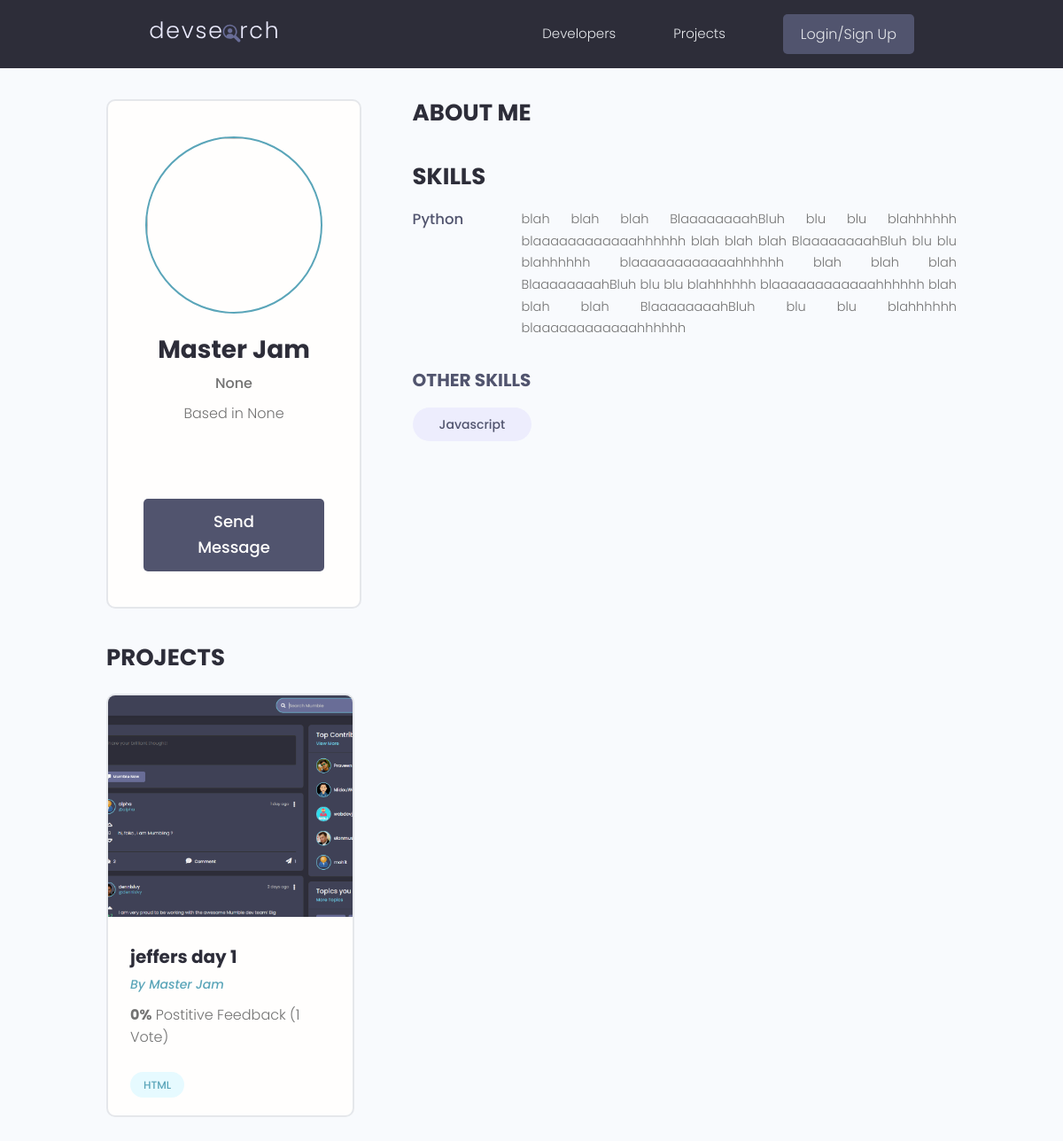
/profile/2295dba3-5f14-4052-87d4-fde8d8b0748f/, run on the app's committed database.
### users/models.py (models this page shows, shortened)
class Profile(models.Model):
    user = models.OneToOneField(User, on_delete=models.CASCADE, null=True, blank=True)
    name = models.CharField(max_length=200, blank=True, null=True)
    username = models.CharField(max_length=200, blank=True, null=True)
    location = models.CharField(max_length=200, blank=True, null=True)
    email = models.EmailField(max_length=500, blank=True, null=True)
    short_intro = models.CharField(max_length=200, blank=True, null=True)
    bio = models.TextField(blank=True, null=True)
    profile_image = models.ImageField(
        null=True,
        blank=True,
        upload_to="profiles/",
        default="profiles/user-default.png",
    )
    social_github = models.CharField(max_length=200, blank=True, null=True)
    social_twitter = models.CharField(max_length=200, blank=True, null=True)
    social_linkedin = models.CharField(max_length=200, blank=True, null=True)
    social_youtube = models.CharField(max_length=200, blank=True, null=True)
    social_website = models.CharField(max_length=200, blank=True, null=True)
    created = models.DateTimeField(auto_now_add=True)
    id = models.UUIDField(
        default=uuid.uuid4, unique=True, primary_key=True, editable=False
    )
    @property
    def imageURL(self):
        try:
            url = self.profile_image.url
        except:
            url = ""
        return url

class Skill(models.Model):
    owner = models.ForeignKey(Profile, on_delete=models.CASCADE, null=True, blank=True)
    name = models.CharField(max_length=200, blank=True, null=True)
    description = models.TextField(blank=True, null=True)
    created = models.DateTimeField(auto_now_add=True)
    id = models.UUIDField(
        default=uuid.uuid4, unique=True, primary_key=True, editable=False
    )
    def __str__(self) -> str:
        return str(self.name)

### projects/models.py (models this page shows, shortened)
class Project(models.Model):
    owner = models.ForeignKey(Profile, null=True, blank=True, on_delete=models.CASCADE)
    title = models.CharField(max_length=200)
    description = models.TextField(null=True, blank=True)
    featured_image = models.ImageField(null=True, blank=True, default="default.jpg")
    demo_link = models.CharField(max_length=2000, null=True, blank=True)
    source_link = models.CharField(max_length=2000, null=True, blank=True)
    tags = models.ManyToManyField("Tag", blank=True)
    vote_total = models.IntegerField(default=0, null=True, blank=True)
    vote_ratio = models.IntegerField(default=0, null=True, blank=True)
    created = models.DateTimeField(auto_now_add=True)
    id = models.UUIDField(
        default=uuid.uuid4, unique=True, primary_key=True, editable=False
    )
    class Meta:
        ordering = [
            "title",
            "-created",  # -vote_ratio", "-vote_total"
        ]
    @property
    def imageURL(self):
        try:
            url = self.featured_image.url
        except:
            url = ""
        return url

class Tag(models.Model):
    name = models.CharField(max_length=200)
    created = models.DateTimeField(auto_now_add=True)
    id = models.UUIDField(
        default=uuid.uuid4, unique=True, primary_key=True, editable=False
    )
    def __str__(self) -> str:
        return self.name

### users/views.py (the view)
# urls.py: path("profile/<str:pk>/", views.userProfile, name="userProfile"),
def userProfile(requests, pk):
    profileObj = Profile.objects.get(id=pk)
    context = {
        "profile": profileObj,
    }
    return render(requests, "users/user-profile.html", context)

### users/templates/users/user-profile.html (shortened to what this page needs)
{% extends 'main.html' %}
{% block content %}
<main class="profile my-md">
    <div class="container">
        <div class="layout">
            <div class="column column--1of3">
                <div class="card text-center">
                    <div class="card__body dev">
                        <img class="avatar avatar--xl" src="{{profile.imageURL}}" />
                        <h2 class="dev__name">{{profile.name}}</h2>
                        <p class="dev__title">{{profile.short_intro}}</p>
                        <p class="dev__location">Based in {{profile.location}}</p>
                        <ul class="dev__social">
                        </ul>
                        <a href="{% url 'createMessage' profile.id%}" class="btn btn--sub btn--lg">Send Message </a>
                    </div>
                </div>
            </div>
            <div class="column column--2of3">
                <div class="devInfo">
                    <h3 class="devInfo__title">About Me</h3>
                </div>
                <div class="devInfo">
                    <h3 class="devInfo__title">Skills</h3>
                    <div class="devInfo__skills">
                        {% for skill in profile.skill_set.all %}
                        {% if skill.description %}
                        <div class="devSkill">
                            <h4 class="devSkill__title">{{skill}}</h4>
                            <p class="devSkill__info">
                                {{skill.description}}
                            </p>
                        </div>
                        {% endif %}
                        {% endfor %}
                        <h3 class="devInfo__subtitle">Other Skills</h3>
                        {% for skill in profile.skill_set.all %}
                        {% if skill.description == "" %}
                        <div class="devInfo__otherSkills">
                            <span class="tag tag--pill tag--sub tag--lg">
                                <small>{{ skill }}</small>
                            </span>
                            {% endif %}
                        </div>
                        {% endfor %}
                    </div>
                </div>
                <div class="devInfo">
                    <h3 class="devInfo__title">Projects</h3>
                    <div class="grid grid--two">
                        {% for project in profile.project_set.all %}
                        <div class="column">
                            <div class="card project">
                                <a href="{% url 'project' project.id %}" class="project">
                                    <img class="project__thumbnail" src="{{project.imageURL}}"
                                        alt="project thumbnail" />
                                    <div class="card__body">
                                        <h3 class="project__title">{{project.title}}</h3>
                                        <p><a class="project__author" href="{% url 'userProfile' project.owner.id %}">By {{project.owner.name}}</a>
                                        </p>
                                        <p class="project--rating">
                                            <span style="font-weight: bold;">{{project.vote_ratio}}%</span> Postitive
                                            Feedback ({{project.vote_total}} Vote{{project.vote_total|pluralize:"s"}})
                                        </p>
                                        <div class="project__tags">
                                            {% for tag in project.tags.all %}
                                            <span class="tag tag--pill tag--main">
                                                <small>{{tag}}</small>
                                            </span>
                                            {% endfor %}
                                        </div>
                                    </div>
                                </a>
                            </div>
                        </div>
                        {% endfor %}
                    </div>
                </div>
            </div>
        </div>
</main>
{% endblock %}

### static/styles/app.css (style rules this page uses)
:root { --color-sub: #2d2d39; }
.btn--sub { background-color: var(--color-sub-light); }
.card { border: 2px solid var(--color-light); }
img { width: 100%; }
.profile .card>.dev { padding: 4rem; }
.dev__name { color: var(--color-sub); font-size: 2.8rem; font-weight: 700; margin-top: 1rem; margin-bottom: 0.5rem; }
.dev__title { font-size: 1.6rem; font-weight: 500; line-height: 1.3; }
.dev__location { margin-top: 1rem; }
.dev__social { margin: 3rem 0; list-style: none; display: flex; justify-content: center; gap: 1.5rem; }
.devInfo { margin-bottom: 3rem; }
.devInfo__title, .devInfo__subtitle { font-size: 2.6rem; color: var(--color-sub); text-transform: uppercase; font-weight: 700; margin-bottom: 1.5rem; }
.devInfo__subtitle { font-size: 2rem; color: var(--color-sub-light); }
.devInfo__about, .devSkill__info { font-size: 1.45rem; line-height: 1.7; text-align: justify; }
.devSkill { margin-bottom: 3rem; }
.devSkill__title { font-size: 1.65rem; font-weight: 500; color: var(--color-sub-light); }
@media screen and (min-width: 700px) { .devSkill { display: flex; justify-content: space-between; gap: 3rem; } }
@media screen and (min-width: 700px) { .devSkill__info { flex-basis: 80%; } }
.project__author { font-size: 1.4rem; font-style: italic; }
.project--rating { margin-bottom: 1.6em; margin-top: .5em; }
.project__thumbnail { height: 25rem; object-fit: cover; object-position: top center; }
.project__title { font-size: 2rem; font-weight: 700; color: var(--color-sub); }

### static/uikit/styles/modules/_variables.css (style rules this page uses)
:root { --color-main: #5aa5b9; --color-main-light: #e6faff; --color-sub: #3f4156; --color-sub-light: #51546e; --color-sub-lighter: #ededfd; --color-text: #737373; --color-gray: #8b8b8b; --color-light: #e5e7eb; --color-light-gray: #767676; --color-bg: #f8fafd; --color-white: #fffefd; --color-white-light: #f3f3f3; --color-success: #359e64; --color-success-bg: #def8e8; --color-error: #fc4b0b; --color-error-bg: #fff2ee; --font-base: 'Poppins', arial, helvetica, 'Segoe UI', roboto, ubuntu, sans-serif; --font-monospace: 'Fira Code', 'Courier New', courier, monospace; --font-regular: 300; --font-medium: 500; --font-bold: 700; --generic-shadow: 1px 1px 5px #00000010; --generic-transition: all 0.3s ease-in-out; }

### static/uikit/styles/modules/_base.css (style rules this page uses)
* { margin: 0; padding: 0; box-sizing: border-box; text-rendering: optimizeLegibility; color: inherit; font-size: inherit; }
html { font-size: 50%; }
@media only screen and (min-width: 480px) { html { font-size: 56.25%; } }
@media only screen and (min-width: 1200px) { html { font-size: 62.5%; } }
body { line-height: 1.6; font-weight: 400; font-size: 1.5rem; color: var(--color-text); background-color: var(--color-bg); min-height: 100vh; }

### static/uikit/styles/modules/_typography.css (style rules this page uses)
* { font-family: var(--font-base); }
h2 { font-size: 3.6rem; font-weight: var(--font-bold); }
h3 { font-size: 3.2rem; font-weight: var(--font-medium); }
h4 { font-size: 2.8rem; font-weight: var(--font-medium); }
p, span, strong { font-size: 1.6rem; color: var(--color-text); font-weight: var(--font-regular); }
a { padding-bottom: 2px; text-decoration: none; display: inline-block; color: var(--color-main); font-weight: var(--font-medium); }

### static/uikit/styles/modules/_utilities.css (style rules this page uses)
.container { width: 92%; max-width: 165rem; margin: 0 auto; box-sizing: border-box; }
@media screen and (min-width: 1000px) { .container { width: 90%; } }
@media screen and (min-width: 1200px) { .container { width: 80%; } }
.text-center { text-align: center; }
.my-md { margin: 3rem auto; }

### static/uikit/styles/modules/_avatar.css (style rules this page uses)
.avatar { border-radius: 50%; border: 2px solid var(--color-main); object-fit: cover; }
.avatar--xl { height: 20rem; width: 20rem; }

### static/uikit/styles/modules/_button.css (style rules this page uses)
.btn { display: inline-block; position: relative; cursor: pointer; background-color: var(--color-light); font-weight: var(--font-medium); color: var(--color-sub); text-decoration: none; padding: 1rem 2rem; border-radius: 0.5rem; border: none; width: -webkit-fit-content; width: -moz-fit-content; width: fit-content; height: -webkit-fit-content; height: -moz-fit-content; height: fit-content; font-size: 1.6rem; outline-width: 0; outline-color: transparent; -webkit-backface-visibility: hidden; backface-visibility: hidden; transition: all 0.3s ease-in-out; }
.btn--sub { background-color: var(--color-sub); color: var(--color-white); }
.btn--lg { font-size: 1.8rem; padding: 1.2rem 4.5rem; }

### static/uikit/styles/modules/_card.css (style rules this page uses)
.card { border-radius: 1rem; background-color: var(--color-white); border: 1.5px solid var(--color-light); width: auto; height: auto; margin-top: 0.5rem; margin-bottom: 0.5rem; overflow: hidden; }
.card__body, .card__header { padding: 2rem 2.5rem; }

### data on the page
Profile: name "Master Jam", short_intro "None", location "None"
Skill: name "Python", description "blah blah blah BlaaaaaaaahBluh blu blu blahhhhhh blaaaaaaaaaaaahhhhhh blah blah blah BlaaaaaaaahBluh blu blu blahhhhhh blaaaaaaaaaaaahhhhhh blah blah blah BlaaaaaaaahBluh blu blu blahhhhhh blaaaaaaaaaaaahhhhhh blah blah blah BlaaaaaaaahBluh blu blu blahhhhhh blaaaaaaaaaaaahhhhhh"
Skill: name "Javascript"
Project: imageURL (picture), title "jeffers day 1", owner.name "Master Jam", vote_ratio "0", vote_total "1"
Tag: name "HTML"
